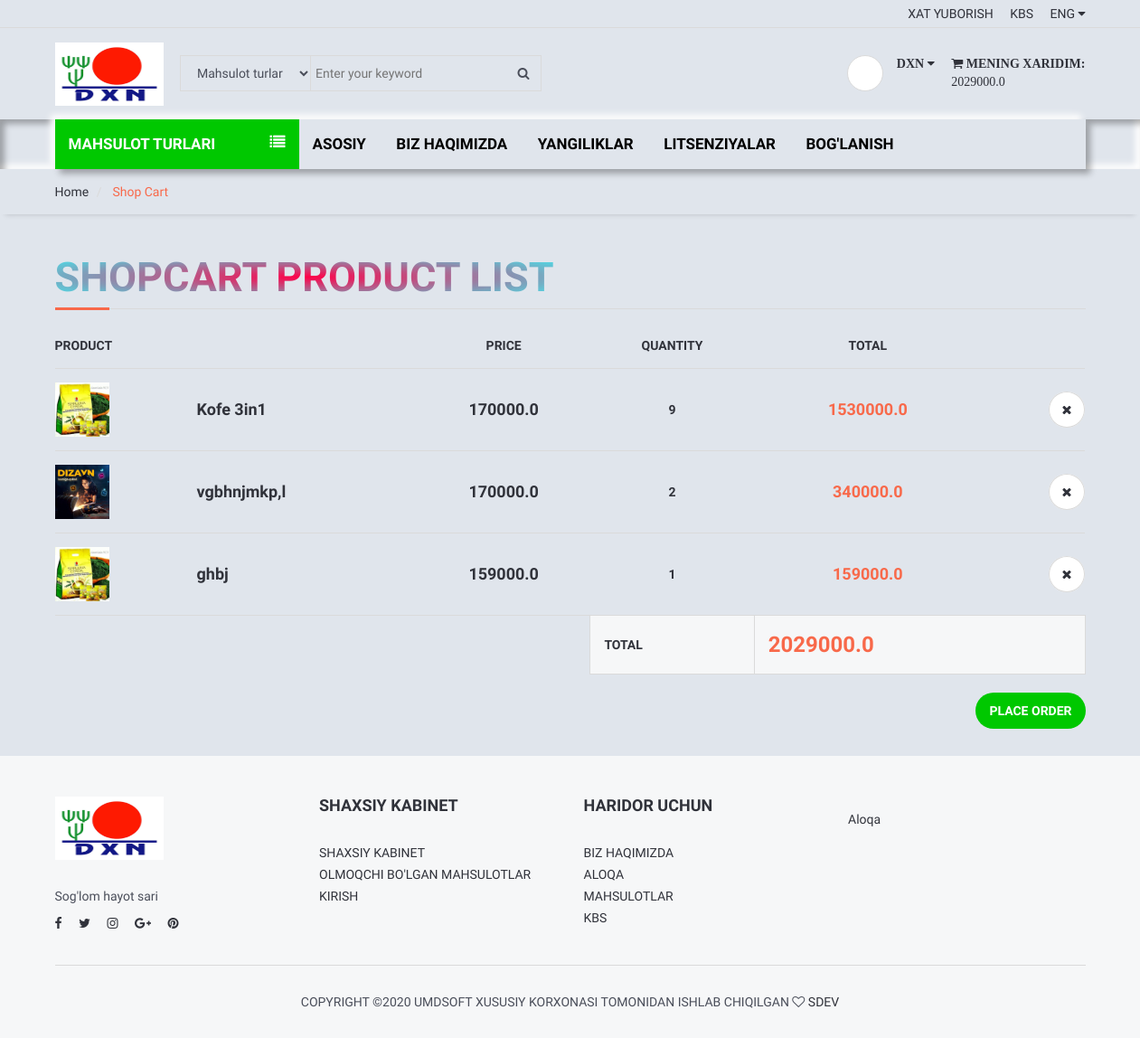
Before: /shopcart/ (signed in) with the older database file.
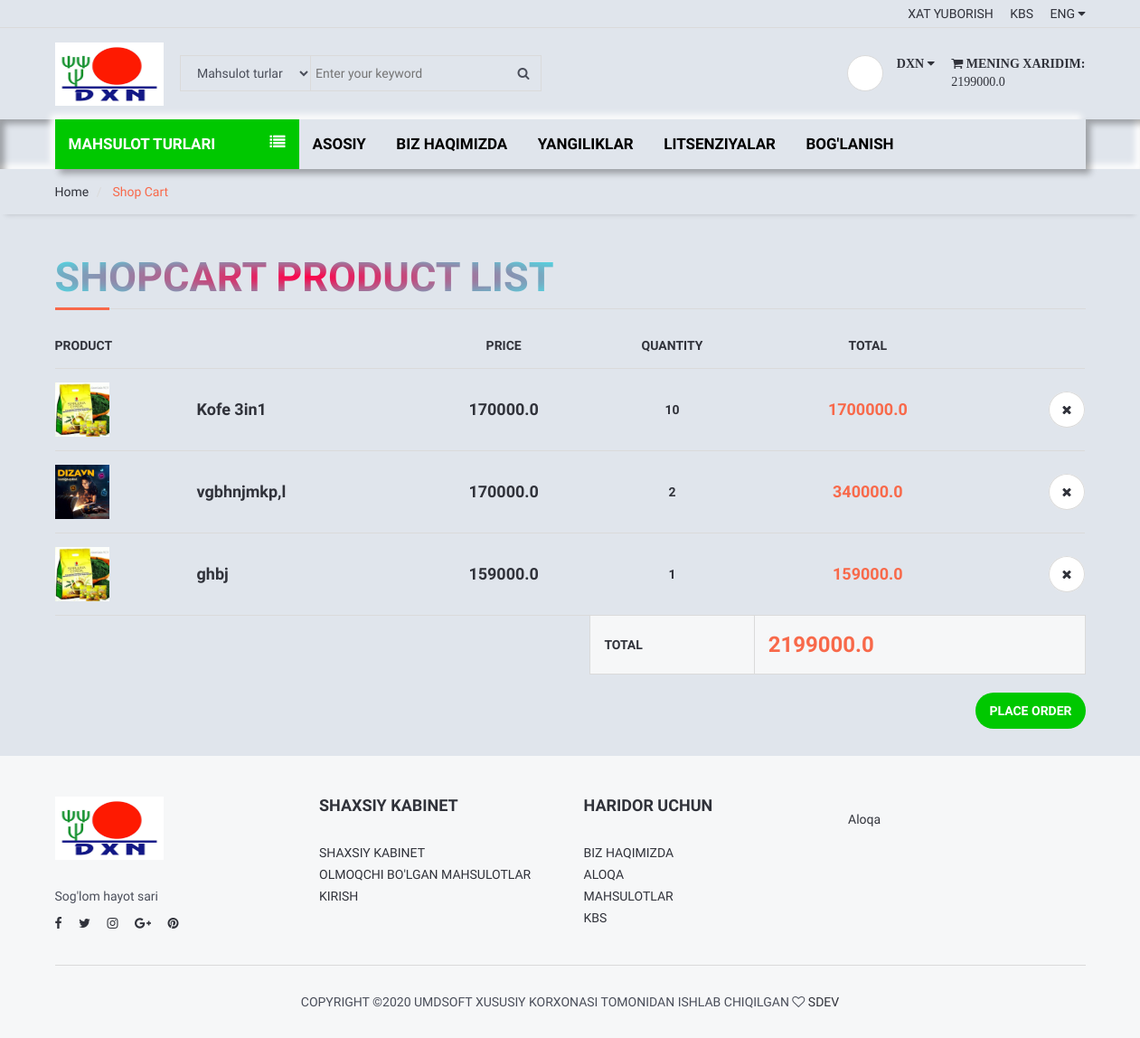
After: the same page with the newer database file.
### order/models.py (models this page shows, shortened)
class ShopCart(models.Model):
    user = models.ForeignKey(User, on_delete=models.SET_NULL, null=True)
    product = models.ForeignKey(Product, on_delete=models.SET_NULL, null=True)
    quantity = models.IntegerField()
    @property
    def amount(self):
        return (self.quantity * self.product.price)

### product/models.py (models this page shows, shortened)
class Product(models.Model):
    STATUS = (
        ('True', 'Mavjud'),
        ('False', 'Mavjud emas'),
    )
    category = models.ForeignKey(Category, on_delete=models.CASCADE)
    title = models.CharField(max_length=222,unique=True)
    keywords = models.CharField(max_length=222, unique=True)
    description = models.TextField(blank=True)
    image = models.ImageField(upload_to='images/', blank=True)
    price = models.FloatField()
    amount = models.IntegerField()
    minamount = models.IntegerField()
    detail=RichTextUploadingField()
    slug = models.SlugField(null=False, unique=True)
    status = models.CharField(max_length=10,choices=STATUS)
    create_at = models.DateTimeField(auto_now_add=True)
    update_at = models.DateTimeField(auto_now=True)
    class Meta:
        verbose_name = 'product'
        verbose_name_plural = 'products'
    def __str__(self):
        return self.title
    def image_tag(self):
        return mark_safe('<img src="{}" height="50">'.format(self.image.url))
    image_tag.short_description='Image'

### order/views.py (the view)
# urls.py: path('shopcart/', OrderViews.shopcart, name='shopcart'),
def shopcart(request):
    category = Category.objects.all()
    current_user = request.user
    shopcart = ShopCart.objects.filter(user_id=current_user.id)
    total = 0
    for rs in shopcart:
        total += rs.product.price * rs.quantity
    context = {
        'shopcart': shopcart,
        'category': category,
        'total': total,
    }
    return render(request, 'shopcart.html', context)

### order/templates/shopcart.html (shortened to what this page needs)
{% extends 'homebase.html'%}
{% load static %}
{% block sidebar %}{% include 'sidebar.html' %} {% endblock %}
{% block body %}
	<div id="breadcrumb">
		<div class="container">
			<ul class="breadcrumb">
				<li><a href="/">Home</a></li>
				<li class="active"> Shop Cart  </li>
			</ul>
		</div>
	</div>
	<div class="section">
		<div class="container">
			<div class="row">
                    <div class="col-md-12">
						<div class="order-summary clearfix">
							<div class="section-title">
								<h3 class="title">Shopcart Product List</h3>
							</div>
							<table class="shopping-cart-table table">
								<thead>
									<tr>
										<th>Product</th>
										<th></th>
										<th class="text-center">Price</th>
										<th class="text-center">Quantity</th>
										<th class="text-center">Total</th>
										<th class="text-right"></th>
									</tr>
								</thead>
								<tbody>
                                {% for rs in shopcart %}
									<tr>
										<td class="thumb"><img src="{{ rs.product.image.url }}" alt=""></td>
										<td class="details">
											<a href="/product/{{ rs.product.id }}/{{ rs.product.slug }}">{{ rs.product}}</a>
										</td>
										<td class="price text-center"><strong>{{rs.product.price}}</strong><br></td>
                                        <td class="qty text-center"><strong>{{ rs.quantity }} </strong></td>
										<td class="total text-center"><strong class="primary-color">{{rs.amount}}</strong></td>
                                        <td class="text-right"><a href="/order/deletefromcart/{{ rs.id }}" onclick="return confirm('Delete! Are you sure?')" class="main-btn icon-btn"><i class="fa fa-close"></i></a></td>
									</tr>
                                {% endfor %}
								</tbody>
								<tfoot>
									<tr>
										<th class="empty" colspan="3"></th>
										<th>TOTAL</th>
										<th colspan="2" class="total">{{total}}</th>
									</tr>
								</tfoot>
							</table>
							<div class="pull-right">
								<a href="/order/orderproduct" class="primary-btn">Place Order</a>
							</div>
						</div>
					</div>
			</div>
		</div>
	</div>
 {% endblock %}
{% block foot %}{% include 'footer.html' %} {% endblock %}

### home/templates/header.html (shortened to what this page needs)
{% load static %}
	<header>
		<div id="top-header">
			<div class="container">
				<div class="pull-right">
					<ul class="header-top-links">
						<li><a href="/contact">Xat yuborish</a></li>
						<li><a href="/faq">KBS</a></li>
						<li class="dropdown default-dropdown">
							<a class="dropdown-toggle" data-toggle="dropdown" aria-expanded="true">ENG <i class="fa fa-caret-down"></i></a>
						</li>
					</ul>
				</div>
			</div>
		</div>
		<div id="header">
			<div class="container">
				<div class="pull-left">
					<div class="header-logo">
						<a class="logo" href="#">
							<img src="{% static 'dxn.ico' %}" alt="">
						</a>
					</div>
					<div class="header-search">
						<form action="/search/" method="post">
							<input id="query" name="query" class="input search-input" type="text" placeholder="Enter your keyword">
							<select name="catid" class="input search-categories">
								<option value="0">Mahsulot turlari</option>
							</select>
							<button class="search-btn"><i class="fa fa-search"></i></button>
						</form>
					</div>
				</div>
				<div class="pull-right">
					<ul class="header-btns">
						<li class="header-account dropdown default-dropdown">
                            {% if user.id is not None %}
						    	<div class="dropdown-toggle" role="button" data-toggle="dropdown" aria-expanded="true">
						    		<div class="header-btns-icon">
							    	</div>
							    	<strong class="text-uppercase">{{ user }} <i class="fa fa-caret-down"></i></strong>
							    </div>
                            {% else %}
							    <a href="/login/" class="text-uppercase">Login</a> / <a href="/signup/" class="text-uppercase">Ro'yxatdan o'tish</a>
							{% endif %}
						</li>
						<li class="header-cart dropdown default-dropdown">
							<a href="/shopcart/"><i class="fa fa-shopping-cart"></i>
								<strong class="text-uppercase">Mening xaridim:</strong>
								<br>
								<span>{{ total }}</span>
							</a>
						</li>
					</ul>
				</div>
			</div>
		</div>
	</header>

Changed rows visible on the page:
changed ShopCart "Kofe 3in1": quantity "9" → "10"; amount "1530000.0" → "1700000.0"
Other visible differences:
{{ total }}: "2029000.0" → "2199000.0"
